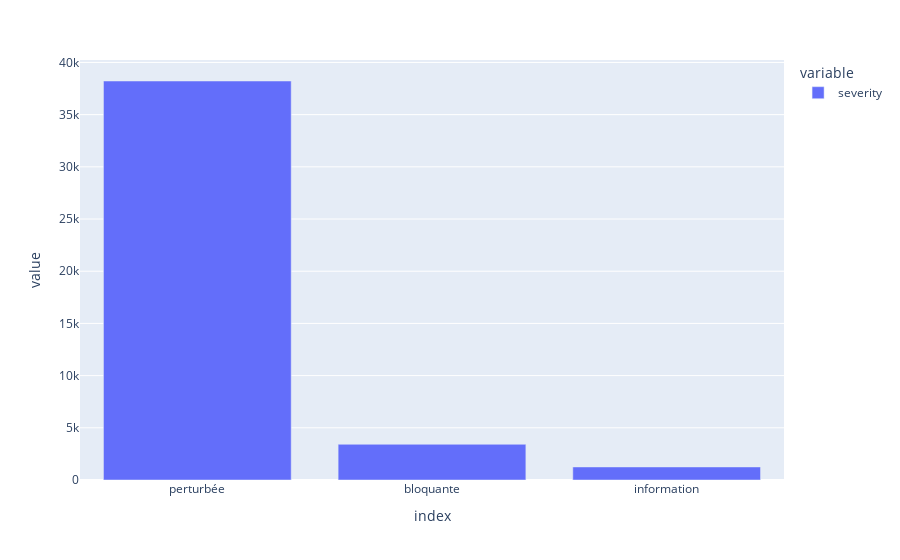

Notebook cell for this chart:
### Markdown cell above
* Sévérité

### Code cell
px.bar(perturbations_noascenseurs.severity.value_counts())

### Figure 1 — Plotly figure (JSON) as saved in the notebook; plotly's stock layout.template omitted (floating-point values rounded to 4 significant figures)
{"data": [{"alignmentgroup": "True", "hovertemplate": "variable=severity<br>index=%{x}<br>value=%{y}<extra></extra>", "legendgroup": "severity", "marker": {"color": "#636efa", "pattern": {"shape": ""}}, "name": "severity", "offsetgroup": "severity", "orientation": "v", "showlegend": true, "textposition": "auto", "x": ["perturbée", "bloquante", "information"], "xaxis": "x", "y": [38222, 3421, 1251], "yaxis": "y", "type": "bar"}], "layout": {"xaxis": {"anchor": "y", "domain": [0.0, 1.0], "title": {"text": "index"}}, "yaxis": {"anchor": "x", "domain": [0.0, 1.0], "title": {"text": "value"}}, "legend": {"title": {"text": "variable"}, "tracegroupgap": 0}, "margin": {"t": 60}, "barmode": "relative"}}
